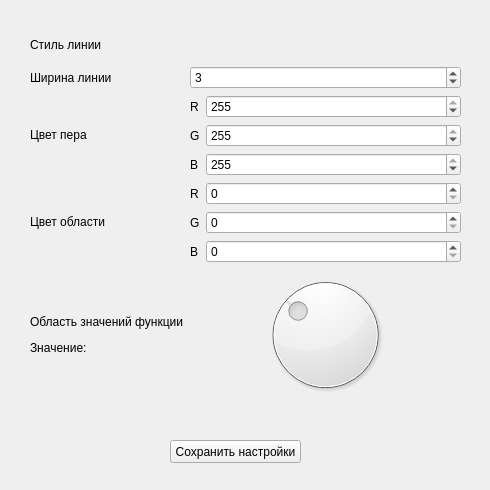
<?xml version="1.0" encoding="UTF-8"?>
<ui version="4.0">
 <class>Settings</class>
 <widget class="QWidget" name="Settings">
  <property name="geometry">
   <rect>
    <x>0</x>
    <y>0</y>
    <width>490</width>
    <height>490</height>
   </rect>
  </property>
  <property name="minimumSize">
   <size>
    <width>490</width>
    <height>490</height>
   </size>
  </property>
  <property name="maximumSize">
   <size>
    <width>490</width>
    <height>490</height>
   </size>
  </property>
  <property name="windowTitle">
   <string>Settings</string>
  </property>
  <widget class="QWidget" name="gridLayoutWidget">
   <property name="geometry">
    <rect>
     <x>30</x>
     <y>30</y>
     <width>431</width>
     <height>371</height>
    </rect>
   </property>
   <layout class="QGridLayout" name="gridLayout">
    <item row="5" column="0">
     <widget class="QLabel" name="l_range">
      <property name="text">
       <string>&lt;html&gt;&lt;head/&gt;&lt;body&gt;&lt;p&gt;Область значений функции&lt;/p&gt;&lt;p&gt;Значение:&lt;/p&gt;&lt;/body&gt;&lt;/html&gt;</string>
      </property>
     </widget>
    </item>
    <item row="3" column="3">
     <layout class="QFormLayout" name="formLayout_2">
      <item row="2" column="1">
       <widget class="QSpinBox" name="b_pen">
        <property name="maximum">
         <number>255</number>
        </property>
        <property name="value">
         <number>255</number>
        </property>
       </widget>
      </item>
      <item row="1" column="1">
       <widget class="QSpinBox" name="g_pen">
        <property name="maximum">
         <number>255</number>
        </property>
        <property name="value">
         <number>255</number>
        </property>
       </widget>
      </item>
      <item row="0" column="1">
       <widget class="QSpinBox" name="r_pen">
        <property name="maximum">
         <number>255</number>
        </property>
        <property name="value">
         <number>255</number>
        </property>
       </widget>
      </item>
      <item row="1" column="0">
       <widget class="QLabel" name="label">
        <property name="text">
         <string>G</string>
        </property>
       </widget>
      </item>
      <item row="0" column="0">
       <widget class="QLabel" name="label_2">
        <property name="text">
         <string>R</string>
        </property>
       </widget>
      </item>
      <item row="2" column="0">
       <widget class="QLabel" name="label_3">
        <property name="text">
         <string>B</string>
        </property>
       </widget>
      </item>
     </layout>
    </item>
    <item row="0" column="0">
     <widget class="QLabel" name="l_style">
      <property name="minimumSize">
       <size>
        <width>10</width>
        <height>10</height>
       </size>
      </property>
      <property name="maximumSize">
       <size>
        <width>100</width>
        <height>30</height>
       </size>
      </property>
      <property name="text">
       <string>Стиль линии</string>
      </property>
     </widget>
    </item>
    <item row="4" column="3">
     <layout class="QFormLayout" name="formLayout_3">
      <item row="0" column="1">
       <widget class="QSpinBox" name="r_back">
        <property name="maximum">
         <number>255</number>
        </property>
        <property name="value">
         <number>0</number>
        </property>
       </widget>
      </item>
      <item row="1" column="0">
       <widget class="QLabel" name="label_4">
        <property name="text">
         <string>G</string>
        </property>
       </widget>
      </item>
      <item row="1" column="1">
       <widget class="QSpinBox" name="g_back">
        <property name="maximum">
         <number>255</number>
        </property>
        <property name="value">
         <number>0</number>
        </property>
       </widget>
      </item>
      <item row="2" column="0">
       <widget class="QLabel" name="label_6">
        <property name="text">
         <string>B</string>
        </property>
       </widget>
      </item>
      <item row="2" column="1">
       <widget class="QSpinBox" name="b_back">
        <property name="maximum">
         <number>255</number>
        </property>
        <property name="value">
         <number>0</number>
        </property>
       </widget>
      </item>
      <item row="0" column="0">
       <widget class="QLabel" name="label_5">
        <property name="text">
         <string>R</string>
        </property>
       </widget>
      </item>
     </layout>
    </item>
    <item row="3" column="0">
     <widget class="QLabel" name="l_pen">
      <property name="minimumSize">
       <size>
        <width>10</width>
        <height>10</height>
       </size>
      </property>
      <property name="maximumSize">
       <size>
        <width>100</width>
        <height>30</height>
       </size>
      </property>
      <property name="text">
       <string>Цвет пера</string>
      </property>
     </widget>
    </item>
    <item row="2" column="0">
     <widget class="QLabel" name="l_width">
      <property name="text">
       <string>Ширина линии</string>
      </property>
     </widget>
    </item>
    <item row="4" column="0">
     <widget class="QLabel" name="back_l">
      <property name="minimumSize">
       <size>
        <width>10</width>
        <height>10</height>
       </size>
      </property>
      <property name="maximumSize">
       <size>
        <width>100</width>
        <height>30</height>
       </size>
      </property>
      <property name="text">
       <string>Цвет области</string>
      </property>
     </widget>
    </item>
    <item row="5" column="3">
     <widget class="QDial" name="range_r">
      <property name="minimum">
       <number>10</number>
      </property>
      <property name="maximum">
       <number>99</number>
      </property>
      <property name="value">
       <number>40</number>
      </property>
     </widget>
    </item>
    <item row="2" column="3">
     <widget class="QSpinBox" name="s_width">
      <property name="maximum">
       <number>20</number>
      </property>
      <property name="value">
       <number>3</number>
      </property>
     </widget>
    </item>
    <item row="0" column="3">
     <layout class="QVBoxLayout" name="verticalLayout_2">
      <property name="spacing">
       <number>0</number>
      </property>
     </layout>
    </item>
   </layout>
  </widget>
  <widget class="QPushButton" name="save_settings">
   <property name="geometry">
    <rect>
     <x>170</x>
     <y>440</y>
     <width>131</width>
     <height>23</height>
    </rect>
   </property>
   <property name="text">
    <string>Сохранить настройки</string>
   </property>
  </widget>
 </widget>
 <resources/>
 <connections/>
</ui>
